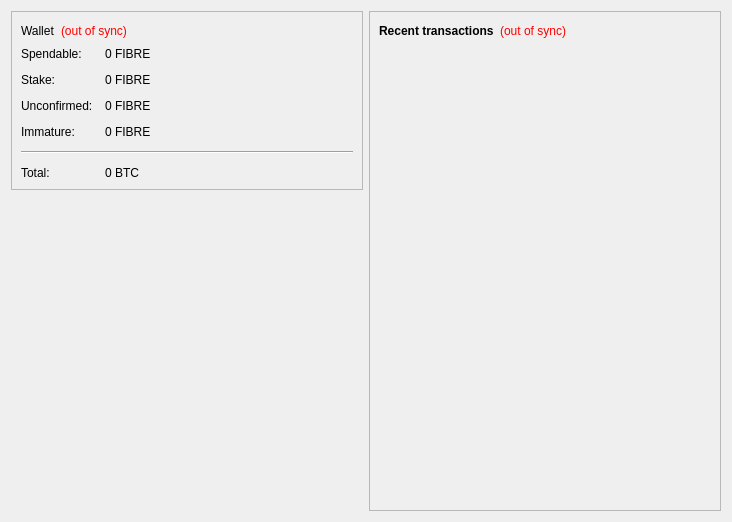
<?xml version="1.0" encoding="UTF-8"?>
<ui version="4.0">
 <class>OverviewPage</class>
 <widget class="QWidget" name="OverviewPage">
  <property name="geometry">
   <rect>
    <x>0</x>
    <y>0</y>
    <width>732</width>
    <height>522</height>
   </rect>
  </property>
  <property name="windowTitle">
   <string>Form</string>
  </property>
  <layout class="QHBoxLayout" name="horizontalLayout" stretch="0,0">
   <item>
    <layout class="QVBoxLayout" name="verticalLayout_2">
     <item>
      <widget class="QFrame" name="frame">
       <property name="frameShape">
        <enum>QFrame::StyledPanel</enum>
       </property>
       <property name="frameShadow">
        <enum>QFrame::Raised</enum>
       </property>
       <layout class="QVBoxLayout" name="verticalLayout_4">
        <item>
         <layout class="QHBoxLayout" name="horizontalLayout_4">
          <item>
           <widget class="QLabel" name="label_5">
            <property name="font">
             <font>
              <weight>50</weight>
              <bold>false</bold>
             </font>
            </property>
            <property name="text">
             <string>Wallet</string>
            </property>
           </widget>
          </item>
          <item>
           <widget class="QLabel" name="labelWalletStatus">
            <property name="toolTip">
             <string>The displayed information may be out of date. Your wallet automatically synchronizes with the Fibre network after a connection is established, but this process has not completed yet.</string>
            </property>
            <property name="styleSheet">
             <string notr="true">QLabel { color: red; }</string>
            </property>
            <property name="text">
             <string notr="true">(out of sync)</string>
            </property>
            <property name="alignment">
             <set>Qt::AlignLeading|Qt::AlignLeft|Qt::AlignVCenter</set>
            </property>
           </widget>
          </item>
          <item>
           <spacer name="horizontalSpacer_2">
            <property name="orientation">
             <enum>Qt::Horizontal</enum>
            </property>
            <property name="sizeHint" stdset="0">
             <size>
              <width>40</width>
              <height>20</height>
             </size>
            </property>
           </spacer>
          </item>
         </layout>
        </item>
        <item>
         <layout class="QFormLayout" name="formLayout_2">
          <property name="fieldGrowthPolicy">
           <enum>QFormLayout::AllNonFixedFieldsGrow</enum>
          </property>
          <property name="horizontalSpacing">
           <number>12</number>
          </property>
          <property name="verticalSpacing">
           <number>12</number>
          </property>
          <item row="0" column="0">
           <widget class="QLabel" name="label">
            <property name="text">
             <string>Spendable:</string>
            </property>
           </widget>
          </item>
          <item row="0" column="1">
           <widget class="QLabel" name="labelBalance">
            <property name="font">
             <font>
              <weight>50</weight>
              <bold>false</bold>
             </font>
            </property>
            <property name="cursor">
             <cursorShape>IBeamCursor</cursorShape>
            </property>
            <property name="toolTip">
             <string>Your current spendable balance</string>
            </property>
            <property name="text">
             <string notr="true">0 FIBRE</string>
            </property>
            <property name="textInteractionFlags">
             <set>Qt::LinksAccessibleByMouse|Qt::TextSelectableByKeyboard|Qt::TextSelectableByMouse</set>
            </property>
           </widget>
          </item>
          <item row="1" column="0">
           <widget class="QLabel" name="label_6">
            <property name="text">
             <string>Stake:</string>
            </property>
           </widget>
          </item>
          <item row="1" column="1">
           <widget class="QLabel" name="labelStake">
            <property name="font">
             <font>
              <weight>50</weight>
              <bold>false</bold>
             </font>
            </property>
            <property name="cursor">
             <cursorShape>IBeamCursor</cursorShape>
            </property>
            <property name="toolTip">
             <string>Total of coins that was staked, and do not yet count toward the current balance</string>
            </property>
            <property name="text">
             <string notr="true">0 FIBRE</string>
            </property>
            <property name="textInteractionFlags">
             <set>Qt::LinksAccessibleByMouse|Qt::TextSelectableByKeyboard|Qt::TextSelectableByMouse</set>
            </property>
           </widget>
          </item>
          <item row="2" column="0">
           <widget class="QLabel" name="label_3">
            <property name="text">
             <string>Unconfirmed:</string>
            </property>
           </widget>
          </item>
          <item row="2" column="1">
           <widget class="QLabel" name="labelUnconfirmed">
            <property name="font">
             <font>
              <weight>50</weight>
              <bold>false</bold>
             </font>
            </property>
            <property name="cursor">
             <cursorShape>IBeamCursor</cursorShape>
            </property>
            <property name="toolTip">
             <string>Total of transactions that have yet to be confirmed, and do not yet count toward the current balance</string>
            </property>
            <property name="text">
             <string notr="true">0 FIBRE</string>
            </property>
            <property name="textInteractionFlags">
             <set>Qt::LinksAccessibleByMouse|Qt::TextSelectableByKeyboard|Qt::TextSelectableByMouse</set>
            </property>
           </widget>
          </item>
          <item row="3" column="0">
           <widget class="QLabel" name="labelImmatureText">
            <property name="text">
             <string>Immature:</string>
            </property>
           </widget>
          </item>
          <item row="3" column="1">
           <widget class="QLabel" name="labelImmature">
            <property name="font">
             <font>
              <weight>50</weight>
              <bold>false</bold>
             </font>
            </property>
            <property name="toolTip">
             <string>Mined balance that has not yet matured</string>
            </property>
            <property name="text">
             <string notr="true">0 FIBRE</string>
            </property>
            <property name="textInteractionFlags">
             <set>Qt::LinksAccessibleByMouse|Qt::TextSelectableByKeyboard|Qt::TextSelectableByMouse</set>
            </property>
           </widget>
          </item>
          <item row="4" column="0" colspan="2">
           <widget class="Line" name="line">
            <property name="orientation">
             <enum>Qt::Horizontal</enum>
            </property>
           </widget>
          </item>
          <item row="5" column="0">
           <widget class="QLabel" name="labelTotalText">
            <property name="text">
             <string>Total:</string>
            </property>
           </widget>
          </item>
          <item row="5" column="1">
           <widget class="QLabel" name="labelTotal">
            <property name="font">
             <font>
              <weight>50</weight>
              <bold>false</bold>
             </font>
            </property>
            <property name="cursor">
             <cursorShape>IBeamCursor</cursorShape>
            </property>
            <property name="toolTip">
             <string>Your current total balance</string>
            </property>
            <property name="text">
             <string notr="true">0 BTC</string>
            </property>
            <property name="textInteractionFlags">
             <set>Qt::LinksAccessibleByMouse|Qt::TextSelectableByKeyboard|Qt::TextSelectableByMouse</set>
            </property>
           </widget>
          </item>
         </layout>
        </item>
       </layout>
      </widget>
     </item>
     <item>
      <spacer name="verticalSpacer_4">
       <property name="orientation">
        <enum>Qt::Vertical</enum>
       </property>
       <property name="sizeHint" stdset="0">
        <size>
         <width>20</width>
         <height>40</height>
        </size>
       </property>
      </spacer>
     </item>
     <item>
      <widget class="QLabel" name="label_2">
       <property name="text">
        <string/>
       </property>
       <property name="pixmap">
        <pixmap resource="../bitcoin.qrc">:/images/Inverted_Logo_256x210</pixmap>
       </property>
       <property name="alignment">
        <set>Qt::AlignCenter</set>
       </property>
       <property name="openExternalLinks">
        <bool>false</bool>
       </property>
      </widget>
     </item>
     <item>
      <spacer name="verticalSpacer">
       <property name="orientation">
        <enum>Qt::Vertical</enum>
       </property>
       <property name="sizeHint" stdset="0">
        <size>
         <width>20</width>
         <height>40</height>
        </size>
       </property>
      </spacer>
     </item>
    </layout>
   </item>
   <item>
    <layout class="QVBoxLayout" name="verticalLayout_3">
     <item>
      <widget class="QFrame" name="frame_2">
       <property name="frameShape">
        <enum>QFrame::StyledPanel</enum>
       </property>
       <property name="frameShadow">
        <enum>QFrame::Raised</enum>
       </property>
       <layout class="QVBoxLayout" name="verticalLayout">
        <item>
         <layout class="QHBoxLayout" name="horizontalLayout_2">
          <item>
           <widget class="QLabel" name="label_4">
            <property name="text">
             <string>&lt;b&gt;Recent transactions&lt;/b&gt;</string>
            </property>
           </widget>
          </item>
          <item>
           <widget class="QLabel" name="labelTransactionsStatus">
            <property name="toolTip">
             <string>The displayed information may be out of date. Your wallet automatically synchronizes with the Fibre network after a connection is established, but this process has not completed yet.</string>
            </property>
            <property name="styleSheet">
             <string notr="true">QLabel { color: red; }</string>
            </property>
            <property name="text">
             <string notr="true">(out of sync)</string>
            </property>
            <property name="alignment">
             <set>Qt::AlignRight|Qt::AlignTrailing|Qt::AlignVCenter</set>
            </property>
           </widget>
          </item>
          <item>
           <spacer name="horizontalSpacer">
            <property name="orientation">
             <enum>Qt::Horizontal</enum>
            </property>
            <property name="sizeHint" stdset="0">
             <size>
              <width>40</width>
              <height>20</height>
             </size>
            </property>
           </spacer>
          </item>
         </layout>
        </item>
        <item>
         <widget class="QListView" name="listTransactions">
          <property name="styleSheet">
           <string notr="true">QListView { background: transparent; }</string>
          </property>
          <property name="frameShape">
           <enum>QFrame::NoFrame</enum>
          </property>
          <property name="verticalScrollBarPolicy">
           <enum>Qt::ScrollBarAlwaysOff</enum>
          </property>
          <property name="horizontalScrollBarPolicy">
           <enum>Qt::ScrollBarAlwaysOff</enum>
          </property>
          <property name="selectionMode">
           <enum>QAbstractItemView::NoSelection</enum>
          </property>
         </widget>
        </item>
       </layout>
      </widget>
     </item>
    </layout>
   </item>
  </layout>
 </widget>
 <resources>
  <include location="../bitcoin.qrc"/>
 </resources>
 <connections/>
</ui>
